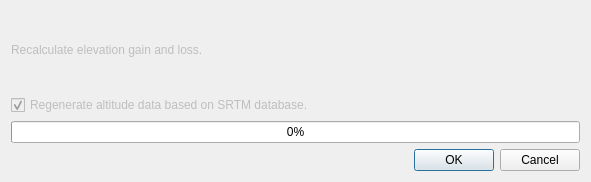
<?xml version="1.0" encoding="UTF-8"?>
<ui version="4.0">
 <class>DialogProcessAltitude</class>
 <widget class="QDialog" name="DialogProcessAltitude">
  <property name="windowModality">
   <enum>Qt::ApplicationModal</enum>
  </property>
  <property name="geometry">
   <rect>
    <x>0</x>
    <y>0</y>
    <width>591</width>
    <height>182</height>
   </rect>
  </property>
  <property name="windowTitle">
   <string>Dialog</string>
  </property>
  <layout class="QVBoxLayout" name="verticalLayout">
   <item>
    <widget class="QLabel" name="label_2">
     <property name="enabled">
      <bool>false</bool>
     </property>
     <property name="text">
      <string>Recalculate elevation gain and loss.</string>
     </property>
    </widget>
   </item>
   <item>
    <widget class="QCheckBox" name="checkBox">
     <property name="enabled">
      <bool>false</bool>
     </property>
     <property name="text">
      <string>Regenerate altitude data based on SRTM database.</string>
     </property>
     <property name="checked">
      <bool>true</bool>
     </property>
    </widget>
   </item>
   <item>
    <widget class="QProgressBar" name="progressBar">
     <property name="value">
      <number>0</number>
     </property>
     <property name="alignment">
      <set>Qt::AlignCenter</set>
     </property>
    </widget>
   </item>
   <item>
    <widget class="QDialogButtonBox" name="buttonBox">
     <property name="orientation">
      <enum>Qt::Horizontal</enum>
     </property>
     <property name="standardButtons">
      <set>QDialogButtonBox::Cancel|QDialogButtonBox::Ok</set>
     </property>
    </widget>
   </item>
  </layout>
 </widget>
 <resources/>
 <connections/>
</ui>
